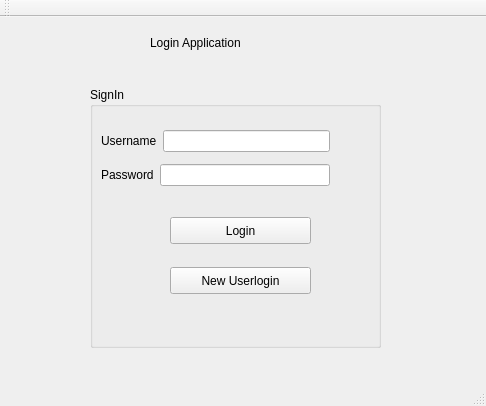
<?xml version="1.0" encoding="UTF-8"?>
<ui version="4.0">
 <class>MainWindow</class>
 <widget class="QMainWindow" name="MainWindow">
  <property name="geometry">
   <rect>
    <x>0</x>
    <y>0</y>
    <width>486</width>
    <height>406</height>
   </rect>
  </property>
  <property name="windowTitle">
   <string>MainWindow</string>
  </property>
  <property name="styleSheet">
   <string notr="true"/>
  </property>
  <widget class="QWidget" name="centralWidget">
   <widget class="QGroupBox" name="groupBox">
    <property name="geometry">
     <rect>
      <x>90</x>
      <y>70</y>
      <width>291</width>
      <height>261</height>
     </rect>
    </property>
    <property name="title">
     <string>SignIn</string>
    </property>
    <widget class="QPushButton" name="pushButton_Login">
     <property name="geometry">
      <rect>
       <x>80</x>
       <y>130</y>
       <width>141</width>
       <height>27</height>
      </rect>
     </property>
     <property name="text">
      <string>Login</string>
     </property>
    </widget>
    <widget class="QPushButton" name="pushButton_NewUserlogin">
     <property name="geometry">
      <rect>
       <x>80</x>
       <y>180</y>
       <width>141</width>
       <height>27</height>
      </rect>
     </property>
     <property name="text">
      <string>New Userlogin</string>
     </property>
    </widget>
    <widget class="QWidget" name="layoutWidget">
     <property name="geometry">
      <rect>
       <x>0</x>
       <y>26</y>
       <width>251</width>
       <height>91</height>
      </rect>
     </property>
     <layout class="QVBoxLayout" name="verticalLayout">
      <item>
       <layout class="QHBoxLayout" name="horizontalLayout">
        <item>
         <widget class="QLabel" name="label">
          <property name="text">
           <string>Username</string>
          </property>
         </widget>
        </item>
        <item>
         <widget class="QLineEdit" name="lineEdit_username"/>
        </item>
       </layout>
      </item>
      <item>
       <layout class="QHBoxLayout" name="horizontalLayout_2">
        <item>
         <widget class="QLabel" name="label_2">
          <property name="text">
           <string>Password</string>
          </property>
         </widget>
        </item>
        <item>
         <widget class="QLineEdit" name="lineEdit_Password">
          <property name="echoMode">
           <enum>QLineEdit::Password</enum>
          </property>
         </widget>
        </item>
       </layout>
      </item>
     </layout>
    </widget>
    <zorder>pushButton_Login</zorder>
    <zorder>layoutWidget</zorder>
    <zorder>pushButton_NewUserlogin</zorder>
   </widget>
   <widget class="QLabel" name="label_3">
    <property name="geometry">
     <rect>
      <x>150</x>
      <y>10</y>
      <width>201</width>
      <height>31</height>
     </rect>
    </property>
    <property name="styleSheet">
     <string notr="true">font: italic 18pt &quot;Sans Serif&quot;;</string>
    </property>
    <property name="text">
     <string>Login Application</string>
    </property>
   </widget>
  </widget>
  <widget class="QMenuBar" name="menuBar">
   <property name="geometry">
    <rect>
     <x>0</x>
     <y>0</y>
     <width>486</width>
     <height>20</height>
    </rect>
   </property>
  </widget>
  <widget class="QToolBar" name="mainToolBar">
   <attribute name="toolBarArea">
    <enum>TopToolBarArea</enum>
   </attribute>
   <attribute name="toolBarBreak">
    <bool>false</bool>
   </attribute>
  </widget>
  <widget class="QStatusBar" name="statusBar"/>
 </widget>
 <layoutdefault spacing="6" margin="11"/>
 <resources/>
 <connections/>
</ui>
